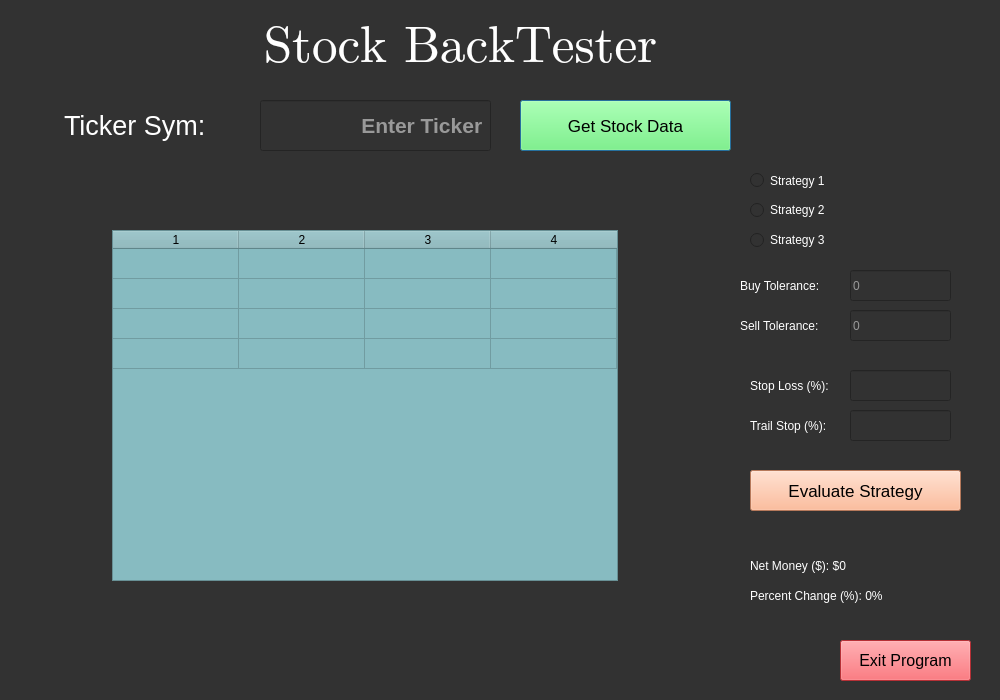
<?xml version="1.0" encoding="UTF-8"?>
<ui version="4.0">
 <class>Dialog</class>
 <widget class="QDialog" name="Dialog">
  <property name="geometry">
   <rect>
    <x>0</x>
    <y>0</y>
    <width>1000</width>
    <height>700</height>
   </rect>
  </property>
  <property name="windowTitle">
   <string>Dialog</string>
  </property>
  <property name="styleSheet">
   <string notr="true">background-color: rgb(50, 50, 50);
color: rgb(255, 255, 255);</string>
  </property>
  <widget class="QPushButton" name="GetStockDataButton">
   <property name="geometry">
    <rect>
     <x>520</x>
     <y>100</y>
     <width>211</width>
     <height>51</height>
    </rect>
   </property>
   <property name="font">
    <font>
     <pointsize>13</pointsize>
    </font>
   </property>
   <property name="styleSheet">
    <string notr="true">background-color: rgb(99, 255, 99);
color: #000;</string>
   </property>
   <property name="text">
    <string>Get Stock Data</string>
   </property>
  </widget>
  <widget class="QRadioButton" name="radioButton">
   <property name="geometry">
    <rect>
     <x>750</x>
     <y>170</y>
     <width>91</width>
     <height>21</height>
    </rect>
   </property>
   <property name="text">
    <string>Strategy 1</string>
   </property>
  </widget>
  <widget class="QRadioButton" name="radioButton_2">
   <property name="geometry">
    <rect>
     <x>750</x>
     <y>200</y>
     <width>95</width>
     <height>20</height>
    </rect>
   </property>
   <property name="text">
    <string>Strategy 2</string>
   </property>
  </widget>
  <widget class="QRadioButton" name="radioButton_3">
   <property name="geometry">
    <rect>
     <x>750</x>
     <y>230</y>
     <width>95</width>
     <height>20</height>
    </rect>
   </property>
   <property name="text">
    <string>Strategy 3</string>
   </property>
  </widget>
  <widget class="QLabel" name="label">
   <property name="geometry">
    <rect>
     <x>90</x>
     <y>10</y>
     <width>741</width>
     <height>71</height>
    </rect>
   </property>
   <property name="font">
    <font>
     <family>Cambria Math</family>
     <pointsize>38</pointsize>
    </font>
   </property>
   <property name="text">
    <string>Stock BackTester</string>
   </property>
   <property name="alignment">
    <set>Qt::AlignCenter</set>
   </property>
  </widget>
  <widget class="QLabel" name="NetMoneyLabel">
   <property name="geometry">
    <rect>
     <x>750</x>
     <y>550</y>
     <width>131</width>
     <height>31</height>
    </rect>
   </property>
   <property name="text">
    <string>Net Money ($): $0</string>
   </property>
  </widget>
  <widget class="QLabel" name="PercentChangeLabel">
   <property name="geometry">
    <rect>
     <x>750</x>
     <y>580</y>
     <width>151</width>
     <height>31</height>
    </rect>
   </property>
   <property name="text">
    <string>Percent Change (%): 0%</string>
   </property>
  </widget>
  <widget class="QLabel" name="label_4">
   <property name="geometry">
    <rect>
     <x>64</x>
     <y>105</y>
     <width>181</width>
     <height>41</height>
    </rect>
   </property>
   <property name="font">
    <font>
     <pointsize>20</pointsize>
    </font>
   </property>
   <property name="text">
    <string>Ticker Sym:</string>
   </property>
  </widget>
  <widget class="QPushButton" name="evaluateStrategyButton">
   <property name="geometry">
    <rect>
     <x>750</x>
     <y>470</y>
     <width>211</width>
     <height>41</height>
    </rect>
   </property>
   <property name="font">
    <font>
     <pointsize>13</pointsize>
    </font>
   </property>
   <property name="styleSheet">
    <string notr="true">background-color: rgb(255, 170, 127);
color: #000;</string>
   </property>
   <property name="text">
    <string>Evaluate Strategy</string>
   </property>
  </widget>
  <widget class="QLineEdit" name="tickerEdit">
   <property name="geometry">
    <rect>
     <x>260</x>
     <y>100</y>
     <width>231</width>
     <height>51</height>
    </rect>
   </property>
   <property name="font">
    <font>
     <pointsize>16</pointsize>
     <weight>75</weight>
     <bold>true</bold>
    </font>
   </property>
   <property name="text">
    <string/>
   </property>
   <property name="alignment">
    <set>Qt::AlignRight|Qt::AlignTrailing|Qt::AlignVCenter</set>
   </property>
   <property name="placeholderText">
    <string>Enter Ticker </string>
   </property>
  </widget>
  <widget class="QLineEdit" name="stopLossEdit">
   <property name="geometry">
    <rect>
     <x>850</x>
     <y>370</y>
     <width>101</width>
     <height>31</height>
    </rect>
   </property>
  </widget>
  <widget class="QLineEdit" name="trailStopEdit">
   <property name="geometry">
    <rect>
     <x>850</x>
     <y>410</y>
     <width>101</width>
     <height>31</height>
    </rect>
   </property>
  </widget>
  <widget class="QLabel" name="stopLossLabel">
   <property name="geometry">
    <rect>
     <x>750</x>
     <y>370</y>
     <width>91</width>
     <height>31</height>
    </rect>
   </property>
   <property name="text">
    <string>Stop Loss (%):</string>
   </property>
  </widget>
  <widget class="QLabel" name="trailLabel">
   <property name="geometry">
    <rect>
     <x>750</x>
     <y>410</y>
     <width>91</width>
     <height>31</height>
    </rect>
   </property>
   <property name="text">
    <string>Trail Stop (%):</string>
   </property>
  </widget>
  <widget class="QPushButton" name="exitButton">
   <property name="geometry">
    <rect>
     <x>840</x>
     <y>640</y>
     <width>131</width>
     <height>41</height>
    </rect>
   </property>
   <property name="font">
    <font>
     <pointsize>12</pointsize>
    </font>
   </property>
   <property name="styleSheet">
    <string notr="true">background-color: rgb(255, 67, 76);
color: rgb(0, 0, 0);</string>
   </property>
   <property name="text">
    <string>Exit Program</string>
   </property>
  </widget>
  <widget class="QTableWidget" name="actionLog">
   <property name="geometry">
    <rect>
     <x>112</x>
     <y>230</y>
     <width>506</width>
     <height>351</height>
    </rect>
   </property>
   <property name="sizePolicy">
    <sizepolicy hsizetype="Expanding" vsizetype="Expanding">
     <horstretch>0</horstretch>
     <verstretch>0</verstretch>
    </sizepolicy>
   </property>
   <property name="font">
    <font>
     <family>Lucida Sans Unicode</family>
     <pointsize>12</pointsize>
    </font>
   </property>
   <property name="styleSheet">
    <string notr="true">background-color: rgb(135, 187, 193);
color: rgb(0, 0, 0);</string>
   </property>
   <property name="lineWidth">
    <number>1</number>
   </property>
   <property name="gridStyle">
    <enum>Qt::SolidLine</enum>
   </property>
   <property name="rowCount">
    <number>4</number>
   </property>
   <property name="columnCount">
    <number>4</number>
   </property>
   <attribute name="horizontalHeaderDefaultSectionSize">
    <number>126</number>
   </attribute>
   <attribute name="horizontalHeaderMinimumSectionSize">
    <number>50</number>
   </attribute>
   <attribute name="verticalHeaderVisible">
    <bool>false</bool>
   </attribute>
   <row/>
   <row/>
   <row/>
   <row/>
   <column/>
   <column/>
   <column/>
   <column/>
  </widget>
  <widget class="QLabel" name="buyTollLabel">
   <property name="geometry">
    <rect>
     <x>740</x>
     <y>270</y>
     <width>101</width>
     <height>31</height>
    </rect>
   </property>
   <property name="text">
    <string>Buy Tolerance:</string>
   </property>
  </widget>
  <widget class="QLineEdit" name="buyToleranceEdit">
   <property name="geometry">
    <rect>
     <x>850</x>
     <y>270</y>
     <width>101</width>
     <height>31</height>
    </rect>
   </property>
   <property name="placeholderText">
    <string>0</string>
   </property>
  </widget>
  <widget class="QLabel" name="sellTolLabel">
   <property name="geometry">
    <rect>
     <x>740</x>
     <y>310</y>
     <width>101</width>
     <height>31</height>
    </rect>
   </property>
   <property name="text">
    <string>Sell Tolerance:</string>
   </property>
  </widget>
  <widget class="QLineEdit" name="sellToleranceEdit">
   <property name="geometry">
    <rect>
     <x>850</x>
     <y>310</y>
     <width>101</width>
     <height>31</height>
    </rect>
   </property>
   <property name="placeholderText">
    <string>0</string>
   </property>
  </widget>
 </widget>
 <resources/>
 <connections/>
</ui>
